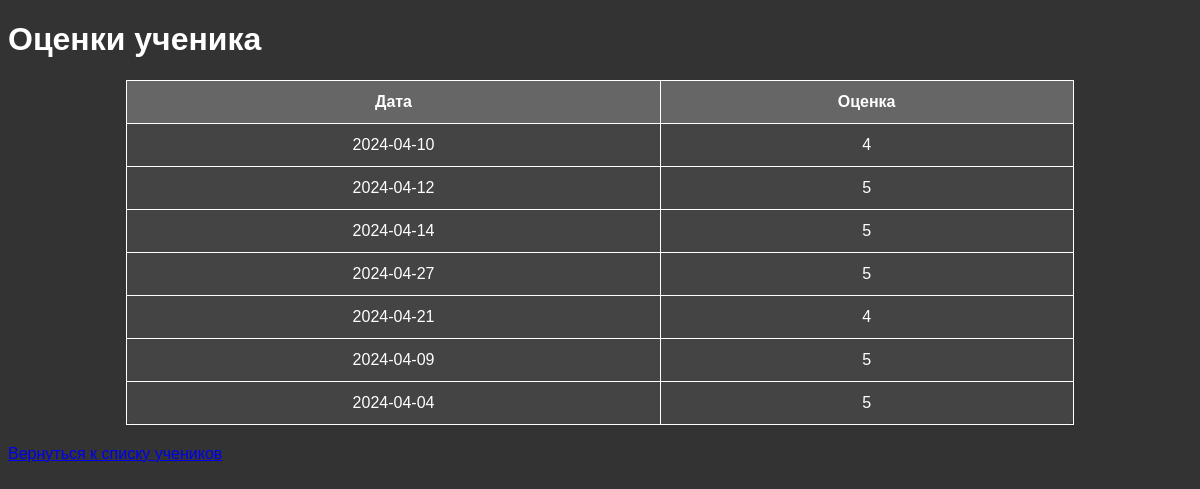
The page /journal/student.php?student_id=qRf5eWxBASVZ6cStaJT6 on the database its author committed.
### tables this page shows
CREATE TABLE `grades_math` (
  `id` int(11) NOT NULL,
  `student_id` varchar(20) NOT NULL,
  `subject` varchar(50) NOT NULL,
  `date` date NOT NULL,
  `grade` varchar(1) NOT NULL
);

### journal/student.php (the view, shortened to what this page needs)
<!DOCTYPE html>
<html lang="en">
<head>
    <link rel="stylesheet" href="css/styles.css">
</head>
<body>
    <h1>Оценки ученика</h1>
    <?php
    require_once('db_connect.php');
    $student_id = $_GET['student_id'];
    $grades_sql = "SELECT `date`, `grade` FROM `grades_math` WHERE `student_id` = '$student_id'";
    $grades_result = $conn->query($grades_sql);
    if ($grades_result->num_rows > 0) {
        echo '<table>';
        echo '<tr><th>Дата</th><th>Оценка</th></tr>';
        while ($row = $grades_result->fetch_assoc()) {
            $date = $row['date'];
            $grade = $row['grade'];
            echo '<tr>';
            echo '<td>' . $date . '</td>';
            echo '<td>' . $grade . '</td>';
            echo '</tr>';
        }
        echo '</table>';
    } else {
        echo '<p>У ученика нет оценок по математике.</p>';
    }
    ?>
    <p><a href="index.php">Вернуться к списку учеников</a></p>
</body>
</html>

### journal/css/styles.css (style rules this page uses)
body { padding-bottom: 60px; background-color: #333; color: #fff; font-family: Arial, sans-serif; }
table { width: 80%; margin: 20px auto; border-collapse: collapse; background-color: #444; border: 1px solid #fff; border-radius: 8px; color: #fff; }
table th, table td { border: 1px solid #fff; padding: 12px; text-align: center; }
th { background-color: #666; }

### rows shown on the page
grades_math: date "2024-04-10", grade "4"
grades_math: date "2024-04-12", grade "5"
grades_math: date "2024-04-14", grade "5"
grades_math: date "2024-04-27", grade "5"
grades_math: date "2024-04-21", grade "4"
grades_math: date "2024-04-09", grade "5"
grades_math: date "2024-04-04", grade "5"
